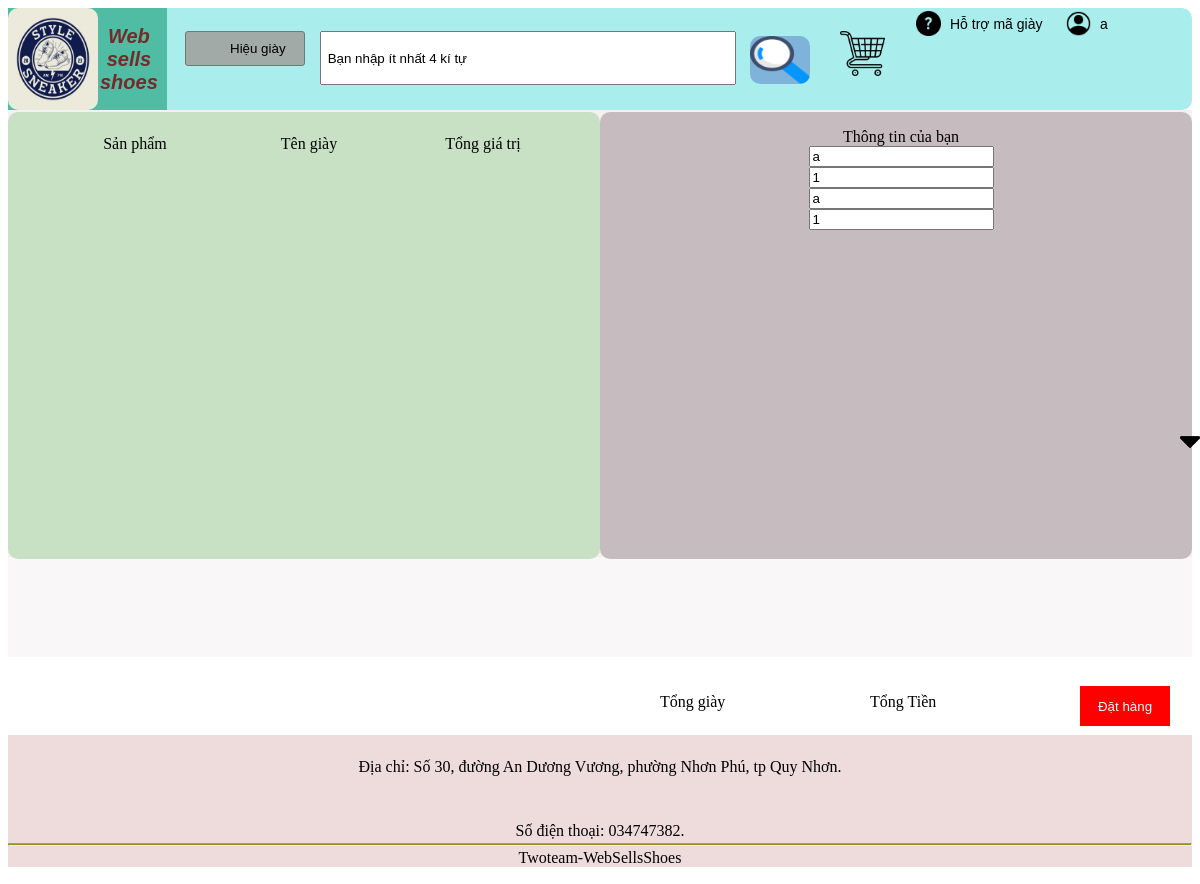
The page /bangiay.php (signed in) on the database its author committed.
### tables this page shows
CREATE TABLE IF NOT EXISTS `taikhoan` (
  `username` text NOT NULL,
  `password` text NOT NULL,
  `fullname` varchar(50) NOT NULL,
  `numberphone` int NOT NULL,
  `site` varchar(50) NOT NULL,
  `identify` int NOT NULL
);

### bangiay.php (the view, shortened to what this page needs)
<!DOCTYPE html>
<html lang="en">
<head>
</head>
<body>
    <div id="head">
            <div class="homepage">
                        <button id="btnhome">
                            <a href="find.php">
                            <div class="imglogo"> <img src="./img/logo.jpg" width="90px"  height="102px"  alt="logo"  > </div>
                            <div class="nameweb" > Web <br> sells <br> shoes </div>
                            </a>
                        </button>
            </div>
            <div class="areafind-login">
                    <div class="operation">
                            <form action="find.php" class="execfind" method="get">
                                        <div class="combb"  >
                                            <select id="combobox-options" name="choose">
                                                    <option value="thuonghieu"  <?php
                                                        if ((isset($_SESSION['bandOrCode'])) && ($_SESSION['bandOrCode'] == "thuonghieu")) {
                                                            echo 'selected';
                                                        }
                                                    ?>>Hiệu giày</option>
                                         </select>
                                        </div>
                                        <div class="find">
                                                <div class="textfind">
                                                    <input type="text" id="inputfind" name="contentfind"
                                                    value=" <?php
                                                                if(isset($_GET["contentfind"])) echo $_GET["contentfind"];
                                                                else if(isset($_SESSION['content'])) echo $_SESSION['content'];
                                                                else echo "Bạn nhập ít nhất 4 kí tự";
                                                            ?>" >
                                                </div>
                                                <div class="equimentfind">
                                                    <button type="submit" id="btnsearch">
                                                            <img src="./img/search.png" width="45px"  height="45px"  alt="find">
                                                    </button>
                                                </div>
                                        </div>
                            </form>
                            <div class="cart">
                            <a id="btncart" href="giohang.php">
                                             <img src="./img/shopping-cart.png" alt="cart" width="45px"  height="45px" >
                                    </a>
                            </div>
                    </div>
                    <div class="help">
                        <div class="pagehelp">
                            <button id="ph">
                                <div class="iconhelp">
                                    <img src="./img/question.png"  width="25px"  height="25px" alt="question">
                                </div>
                                <div class="aa" id="contenthelp" > <a href="hotrogiay.php">Hỗ trợ mã giày </a>  </div>
                            </button>
                        </div>
                        <div class="account">
                            <button id="login">
                            <div> <img src="./img/<?php if(isset($_SESSION['username'])) echo "account.png";
                                        else echo "enter.png"; ?>" width="25px"  height="25px" alt="account"></div>
                                    <div class="aa" id="nameaccount"> <?php if(isset($_SESSION['username'])) echo $_SESSION['username'];
                                        else echo "<a href = 'login.php'>Đăng nhập </a>";  ?> </div>
                            </button>
                        </div>
                    </div>
            </div>
    </div>
<div id="frame">
    <div id="product">
    <div id="areaProduct">
            <div id="aLable">
                <ul>
                    <li> Sản phẩm</li>
                    <li> Tên giày </li>
                    <li> Tổng giá trị</li>
                </ul>
            </div>
            <div id="aProductBuy">
            </div>
    </div>
    <div id="areaIn4">
        <ul>
                <li> Thông tin của bạn</li>
            <?php
                                    $conn = mysqli_connect("localhost", "root", "", "db.websellsshoes");
                                    $cmdCheck = "SELECT * FROM taikhoan where username = '".$_SESSION['username']."' ";
                                    $kqkt = mysqli_query($conn, $cmdCheck);
                                    if($row2 = mysqli_fetch_array($kqkt))
                                    {
                                        echo "<li> <input type='text' name = 'un' value='".$row2['fullname']."'> </li>";
                                        echo "<li> <input type='text' name = 'nu' value='".$row2['numberphone']."'> </li>";
                                        echo "<li> <input type='text' name = 'site' value='".$row2['site']."'> </li>";
                                        echo "<li> <input type='text' name ='cccd'  value='".$row2['identify']."'> </li>";
                                    }
            ?>
        </ul>
    </div>
</div>
<form action="bangiay.php" method="get">
    <div id="thanhtoan">
            <ul>
                <li>Tổng giày</li>
                <li>Tổng Tiền</li>
                <li><input type="submit" name=" mua" value="Đặt hàng"></li>
            </ul>
    </div>
    </form>
                <div id="numpage">
                </div>
    </div>
    <div class="footer">
        <div id="contact" class="fixsite"><p>Địa chỉ:  Số 30, đường An Dương Vương, phường  Nhơn Phú, tp Quy Nhơn.<br>
                                        Số điện thoại: 034747382. </div>
                    <hr>
                    <div id="nameweb" class="fixsite"><p>Twoteam-WebSellsShoes</p></div>
    </div>
</body>
</html>

### bangiay.php (style rules this page uses)
#head { display: flex; background-color: #A9EDED; border-color:#5AA183; border-radius:10px; width: 100%; height: 102px; }
#btnhome { background-color: #4FBCA3; width: 159px; height: 102px; display: flex; border: none; }
.homepage { width: 169px; height: 102px; }
.areafind-login { width: 1271px; height: 102px; }
.imglogo img { border-radius: 10px ; position: absolute; left: 8px; top:8px; }
.nameweb { font-size: 20px; color: #772A2A; font-style: italic; font-weight: bold; position: absolute; top: 25px; left: 100px; }
.combb { display: inline-block; }
#combobox-options { width: 120px; height: 35px; background: #A1AAA6; padding-left: 44px; border-radius: 3px; background-size:20px 20px; text-align: left; position: absolute; top: 31px; left: 185px; -webkit-appearance: none; -moz-appearance: none; appearance: none; }
#inputfind { width: 408px; height: 48px; position: absolute; top: 31px; left: 320px; }
.equimentfind { position: relative; display: inline-block; transition: 0.3s; border-radius:10px; width: 60px; height: 48px; position: absolute; top: 36px; left: 750px; }
.equimentfind img { width: 60px; height: 48px; position: absolute; left: 0px; top: 0px; border-radius:10px; }
#btnsearch { width: 60px; height: 48px; background-color: #80B3D9; border:none; border-radius:10px; }
.cart { position: absolute; top: 31px; left: 840px; }
#btncart { background-color: transparent; border: none; }
#ph { display: flex; position: absolute; top: 10px; left: 910px; text-align: center; background-color: transparent; border: none; width: 150px; height: 30px; }
#login { display: flex; position: absolute; top: 10px; left: 1060px; text-align: center; background-color: transparent; border: none; width: 160px; height: 30px; }
#contenthelp { font-size:14px; position: absolute; top: 6px; left: 40px; }
#nameaccount { font-size:14px; position: absolute; top: 6px; left: 40px; }
p { margin:5px; }
.footer { background:#EEDCDC; height: 132px; padding: 0; margin:0; }
.footer hr { background:#979113; height: 1px; }
#contact { height: 100px; }
#contact p { text-align: center; line-height: 8vh; }
#nameweb { height: 30px; line-height: 1vh; }
#nameweb { text-align: center; }
#numpage { height: 70px; width: 100%; }
#frame { background:#ffffff; width: 100%; height:620px; }
.aa a { text-decoration: none; color: black; }
#thanhtoan { background:#F9F7F7; width: 100%; height: 100px; display:flex; }
#product { height:447px; display:flex; background-color: #f2f2f2; text-align: center; margin: auto; }
#thanhtoan ul { display:flex; position: absolute; top: 670px; right: 30px; }
#thanhtoan li { text-align:center; display:flex; line-height: 2; margin-left: 120px; width: 90px; height: 40px; }
#thanhtoan li input { width: 110px; height: 40px; background:red; text-decoration: none; color:#ffffff; border:1px solid red; }
#areaProduct { width: 50%; height:447px; background:#C8E1C4; border-radius:10px; border:15px; margin:2px 0 0 0; }
#areaIn4 { width: 50%; height:447px; background:#C6BCBF; border-radius:10px; border:15px; margin:2px 0 0 0; }
#aLable ul { list-style-type: none; margin-right:30px; overflow: auto; display:flex; }
#aLable li { width:100%; height: 35px; text-align:center; margin-bottom:5px; align-items: center; line-height: 2; }
#areaIn4 ul { list-style-type: none; margin-right:30px; overflow: auto; }
#aProductBuy { overflow:auto; width: 100%; height: 100%; }

### rows shown on the page
taikhoan: un "a", nu "1", site "a", cccd "1"

### other values the page prints
$_SESSION['username'] "a"
